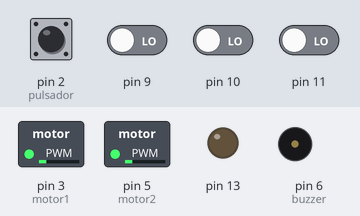
Bench run of a sketch on a simulated Arduino Uno, built with avr-gcc and run on an emulated ATmega328P. Parts: switched loads named in the sketch (green lamp = pin HIGH), output pins drawn as LEDs (lit = HIGH), buzzer (waves = sounding, pin HIGH). Inputs (shaded band) come from the test bench; at power-on: pin 2 (pulsador) HIGH, pin 9–11 LOW.

Above: at 15.4 s.
15.5 s: pin 2 (pulsador) pulled LOW for 0.15 s
At 16.8 s:
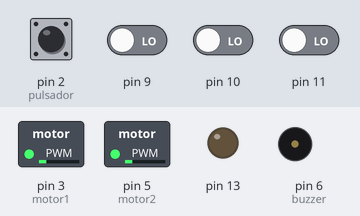
17.1 s: pin 9 driven HIGH and pin 10 driven HIGH
At 17.4 s:
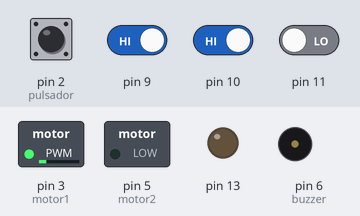
18.6 s: pin 9 driven LOW
At 19.7 s:
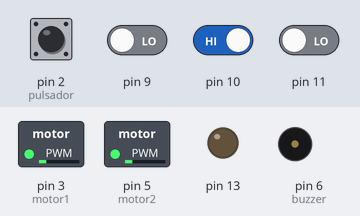
20.1 s: pin 11 driven HIGH
At 20.8 s:
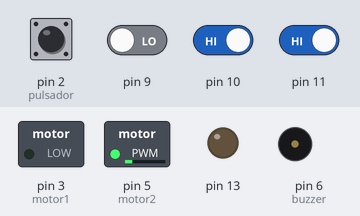
21.6 s: pin 11 driven LOW
At 21.9 s:
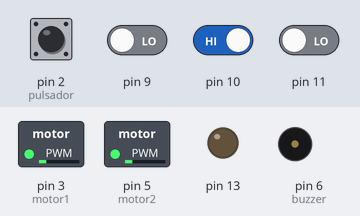
Timing chart, 0 to 24.1 s (numbered marks = the images above; inputs shaded):
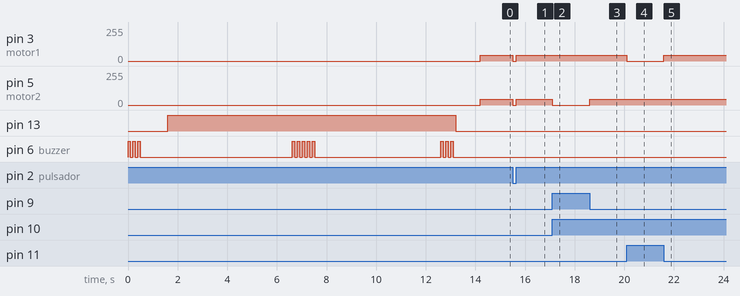

Measured:
- after the input at 15.5 s, pin 3 (motor1), pin 5 (motor2): 45/255 → 0/255 at once, → 45/255 0.15 s later
- after the input at 17.1 s, pin 5 (motor2): 45/255 → 0/255 at once
- after the input at 18.6 s, pin 5 (motor2): 0/255 → 45/255 at once
- after the input at 20.1 s, pin 3 (motor1): 45/255 → 0/255 at once
- after the input at 21.6 s, pin 3 (motor1): 0/255 → 45/255 at once

The sketch:

QTRRC_Nano_SimpleLinefollower.ino
```cpp
#include <QTRSensors.h>

#define NUM_SENSORS   3     // number of sensors used
#define TIMEOUT       2500  // waits for 2500 microseconds for sensor outputs to go low
#define EMITTER_PIN   QTR_NO_EMITTER_PIN

int pulsador=2;
int motor1=3;
int motor2=5;
int buzzer=6;


// sensors 0 through 2 are connected to digital pins 9 through 11, respectively
QTRSensorsRC qtrrc((unsigned char[]) {9, 10, 11}, NUM_SENSORS, TIMEOUT, EMITTER_PIN);
unsigned int sensorValues[NUM_SENSORS];

void setup()
{
  pinMode(pulsador,INPUT); // Pulsador
  pinMode(motor1,OUTPUT); // PWM Motor izquierdo
  pinMode(motor2,OUTPUT); // PWM Motor derecho
  pinMode(buzzer,OUTPUT); // Buzzer
  pinMode(13, OUTPUT);
  calibracion();
  Serial.begin(9600);
}


void calibracion(){
  // aviso de inicio de calibracion
  for (int i = 0; i < 3; i++)
  {
    digitalWrite(buzzer, HIGH);
    delay(100);
    digitalWrite(buzzer, LOW);
    delay(100);
  }
  delay(1000);  // Espera 1 segundo antes de calibrar
  digitalWrite(13, HIGH);    // turn on Arduino's LED to indicate we are in calibration mode
  for (int i = 0; i < 400; i++)  // make the calibration take about 10 seconds
  {
    qtrrc.calibrate();       // reads all sensors 10 times at 2500 us per read (i.e. ~25 ms per call)

    if (i == 200)
    {
        for (int j = 0; j < 5; j++)
            {
            digitalWrite(buzzer, HIGH);
            delay(100);
            digitalWrite(buzzer, LOW);
            delay(100);
            }
    }

  }
  // aviso finalizacion de la calibracion
  for (int i = 0; i < 3; i++)
  {
    digitalWrite(buzzer, HIGH);
    delay(100);
    digitalWrite(buzzer, LOW);
    delay(100);
  }
  digitalWrite(13, LOW);     // turn off Arduino's LED to indicate we are through with calibration
  delay(1000);
}


void leersensores()
{
  // read calibrated sensor values and obtain a measure of the line position from 0 to 5000
  // To get raw sensor values, call:
  //  qtrrc.read(sensorValues); instead of unsigned int position = qtrrc.readLine(sensorValues);
  unsigned int position = qtrrc.readLine(sensorValues,QTR_EMITTERS_ON,1); // Linea Blanca = 1   Linea Negra = 0

  // print the sensor values as numbers from 0 to 1000, where 0 means maximum reflectance and
  // 1000 means minimum reflectance, followed by the line position
  for (unsigned char i = 0; i < NUM_SENSORS; i++)
  {
    Serial.print(sensorValues[i]);
    Serial.print('\t');
  }
  //Serial.println(); // uncomment this line if you are using raw values
  Serial.println(position); // comment this line out if you are using raw values

  delay(250);
}


void largada(){

    // Pulsador de largada en pin 2
    while (digitalRead(pulsador)==LOW){
            digitalWrite(motor1,LOW);   // Motor izquierdo apagado
            digitalWrite(motor2,LOW);   // Motor derecho apagado
        }
}


void seguirlinea()
{
unsigned int sensors[3];
// get calibrated sensor values returned in the sensors array, along with the line position
// position will range from 0 to 2000, with 1000 corresponding to the line over the middle sensor
unsigned int position = qtrrc.readLine(sensorValues,QTR_EMITTERS_ON,1); // Linea Blanca = 1   Linea Negra = 0

// compute our "error" from the line position. We will make it so that the error is zero when
// the middle sensor is over the line, because this is our goal. Error will range from
// -1000 to +1000. If we have sensor 0 on the left and sensor 2 on the right, a reading of -1000
// means that we see the line on the left and a reading of +1000 means we see the line on
// the right.

int error = position - 1000;

int leftMotorSpeed = 45;
int rightMotorSpeed = 45;

if (error < -600) // the line is on the left
	leftMotorSpeed = 0; // turn left
if (error > 600) // the line is on the right
	rightMotorSpeed = 0; // turn right

// set motor speeds using the two motor speed variables above

analogWrite(motor1,leftMotorSpeed);
analogWrite(motor2,rightMotorSpeed);
}

void loop()
{
  //leersensores();
  largada();
  seguirlinea();
}
```
